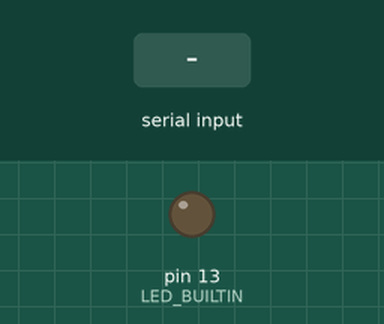
A sketch run on a simulated Arduino Uno, built with avr-gcc and run on an emulated ATmega328P. Shown: output pins drawn as LEDs (lit = HIGH). Inputs (shaded band) come from the test bench. What the sketch prints to the serial monitor is not drawn.

Above: at 1.2 s.
1.3 s: "r" received over Serial
At 2.5 s:
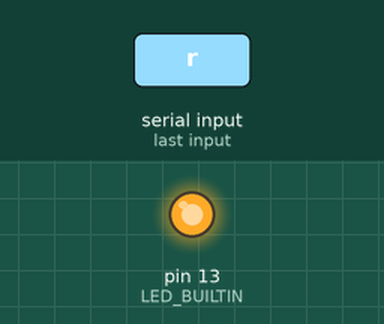
Timing chart, 0 to 4.3 s (numbered marks = the images above; inputs shaded):
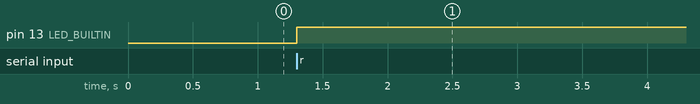

Measured:
- after the input at 1.3 s, pin 13 (LED_BUILTIN): LOW → HIGH at once

The sketch:

Serial_Debug.ino
```cpp
void setup() {
  Serial.begin(115200);
  Serial.println("Waiting for serial char: r>");
  pinMode(LED_BUILTIN, OUTPUT);
}

bool led = false;
void loop() {
  if(Serial.available() > 0){
    byte serialInByte = Serial.read();
    if(char(serialInByte) == 'r'){
      led = !led;
      digitalWrite(LED_BUILTIN, led);
    }
  }
}
```
